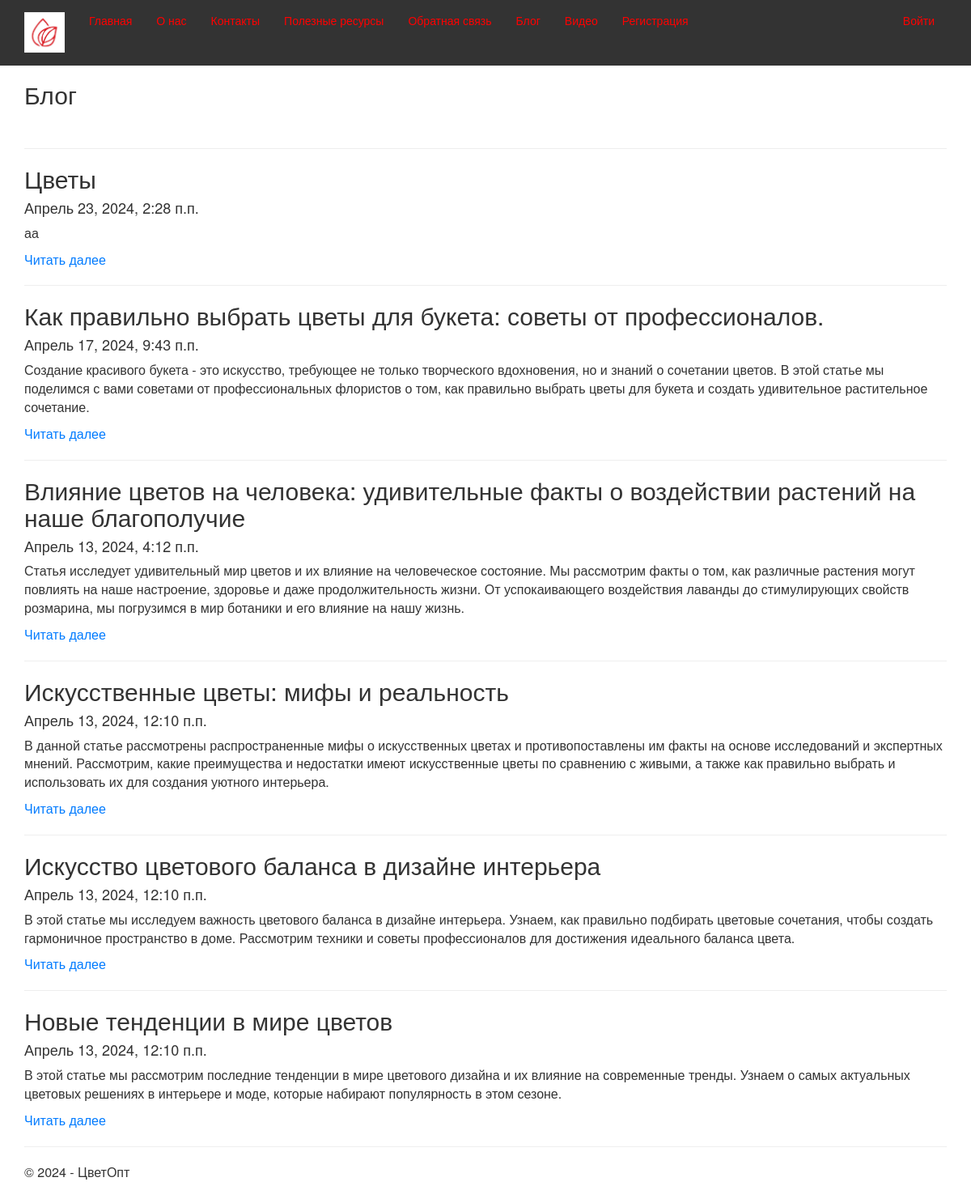
Screenshot of /blog/ with the database file from the repository.
### app/models.py (models this page shows, shortened)
class Blog(models.Model):
    title = models.CharField(max_length=100, unique_for_date="posted", verbose_name="Заголовок")
    description = models.TextField(verbose_name="Краткое содержание")
    content = models.TextField(verbose_name="Полное содержание")
    posted = models.DateTimeField(default=datetime.now(), db_index=True, verbose_name="Опубликована")
    author = models.ForeignKey(User, null=True, blank=True, on_delete = models.SET_NULL, verbose_name = "Автор")
    image = models.FileField(default = 'temp.jpg', verbose_name = "Путь к картинке")
    class Meta:
        ordering = ["-posted"]  # порядок сортировки данных в модели ("-" означает по убыванию)
        verbose_name = "статья блога"  # имя, под которым модель будет отображаться в административном разделе (для одной статьи блога
        verbose_name_plural = "статьи блога"  # тоже для всех статей блога

### app/views.py (the view)
# urls.py: path('blog/', views.blog, name='blog'),
def blog(request):
    assert isinstance(request, HttpRequest)
    posts = Blog.objects.all() # запрос на выбор всех статей блога из модели
    return render(
        request,
        'app/blog.html',
        {
         'title':'Блог',
         'posts': posts, # передача списка статей в шаблон веб-страницы
         'year':datetime.now().year,
         }
        )

### app/templates/app/blog.html
{% extends "app/layout.html" %}
{% block content %}
<h2>{{ title }}</h2> <br />
{% for post in posts %}
<hr/>
<div class="">
    <h2> {{post.title}} </h2>
    <h4> {{post.posted}} </h4>
    <p> {{post.description}} </p>
    <p><a href="{% url 'blogpost' parametr=post.id %}"> Читать далее </a></p>
</div>
{% endfor %}
{% endblock %}

### app/templates/app/layout.html (shortened to what this page needs)
<!DOCTYPE html>
<html>
<head>
    {% load static %}
    <link rel="stylesheet" type="text/css" href="{% static 'app/content/bootstrap.css' %}" />
    <link rel="stylesheet" type="text/css" href="{% static 'app/content/site.css' %}" />
    </head>
<body>
    <div class="navbar navbar-inverse navbar-fixed-top">
        <div class="container">
            <div class="navbar-header">
                <a href="/" class="navbar-brand"> <img src="{% static 'app/content/logo.jpg' %}" alt="logo" class="logo"> </a>
            </div>
            <div class="navbar-collapse collapse">
                <ul class="nav navbar-nav">
                    <li><a href="{% url 'home' %}">Главная</a></li>
                    <li><a href="{% url 'about' %}">О нас</a></li>
                    <li><a href="{% url 'contact' %}">Контакты</a></li>
                    <li><a href="{% url 'links' %}">Полезные ресурсы</a></li>
                    <li><a href="{% url 'feedback' %}">Обратная связь</a></li>
                    <li><a href="{% url 'blog' %}">Блог</a></li>
                    <li><a href="{% url 'videopost' %}">Видео</a></li>
                    {% if not user.is_authenticated %}
                    <li><a href="{% url 'registration' %}">Регистрация</a></li>
                    {% endif %}
                </ul>
                {% include 'app/loginpartial.html' %}
            </div>
        </div>
    </div>
    <div class="container body-content">
{% block content %}{% endblock %}
        <hr/>
        <footer>
            <p>&copy; {{ year }} - ЦветОпт</p>
        </footer>
    </div>
</body>
</html>

### app/templates/app/loginpartial.html
﻿{% if user.is_authenticated %}
<form id="logoutForm" action="/logout/" method="post" class="navbar-right">
    {% csrf_token %}
    <ul class="nav navbar-nav navbar-right">
        <li><span class="navbar-brand">Привет <span class="username">{{ user.username }}</span>!</span></li>
        <li><a href="javascript:document.getElementById('logoutForm').submit()">Выйти</a></li>
    </ul>
</form>
{% else %}
<ul class="nav navbar-nav navbar-right">
    <li><a href="{% url 'login' %}">Войти</a></li>
</ul>
{% endif %}

### app/static/app/content/site.css (style rules this page uses)
body { padding-top: 80px; padding-bottom: 20px; }
.body-content { padding-left: 15px; padding-right: 15px; }
.logo { max-width: 80px; height: auto; display: block; margin: 0 auto; }

### app/templates/app/layout.html (style rules this page uses)
.logo { width: 50px; height: auto; }
.navbar-inverse { background-color: #333333; border-color: #333333; }
.navbar-inverse .navbar-nav > li > a { color: #ff0000; }
h1, h2, h3 { color: #333333; }
p { font-size: 16px; }
a { text-decoration: none; color: #007bff; }
img { max-width: 100%; height: auto; }

### rows the page displays
Blog: title "Цветы", posted "Апрель 23, 2024, 2:28 п.п.", description "аа"
Blog: title "Как правильно выбрать цветы для букета: советы от профессионалов.", posted "Апрель 17, 2024, 9:43 п.п.", description "Создание красивого букета - это искусство, требующее не только творческого вдохновения, но и знаний о сочетании цветов. В этой статье мы поделимся с вами советами от профессиональных флористов о том, как правильно выбрать цветы для букета и создать удивительное растительное сочетание."
Blog: title "Влияние цветов на человека: удивительные факты о воздействии растений на наше благополучие", posted "Апрель 13, 2024, 4:12 п.п.", description "Статья исследует удивительный мир цветов и их влияние на человеческое состояние. Мы рассмотрим факты о том, как различные растения могут повлиять на наше настроение, здоровье и даже продолжительность жизни. От успокаивающего воздействия лаванды до стимулирующих свойств розмарина, мы погрузимся в мир ботаники и его влияние на нашу жизнь."
Blog: title "Искусственные цветы: мифы и реальность", posted "Апрель 13, 2024, 12:10 п.п.", description "В данной статье рассмотрены распространенные мифы о искусственных цветах и противопоставлены им факты на основе исследований и экспертных мнений. Рассмотрим, какие преимущества и недостатки имеют искусственные цветы по сравнению с живыми, а также как правильно выбрать и использовать их для создания уютного интерьера."
Blog: title "Искусство цветового баланса в дизайне интерьера", posted "Апрель 13, 2024, 12:10 п.п.", description "В этой статье мы исследуем важность цветового баланса в дизайне интерьера. Узнаем, как правильно подбирать цветовые сочетания, чтобы создать гармоничное пространство в доме. Рассмотрим техники и советы профессионалов для достижения идеального баланса цвета."
Blog: title "Новые тенденции в мире цветов", posted "Апрель 13, 2024, 12:10 п.п.", description "В этой статье мы рассмотрим последние тенденции в мире цветового дизайна и их влияние на современные тренды. Узнаем о самых актуальных цветовых решениях в интерьере и моде, которые набирают популярность в этом сезоне."

### other values shown
{{ title }} "Блог"
